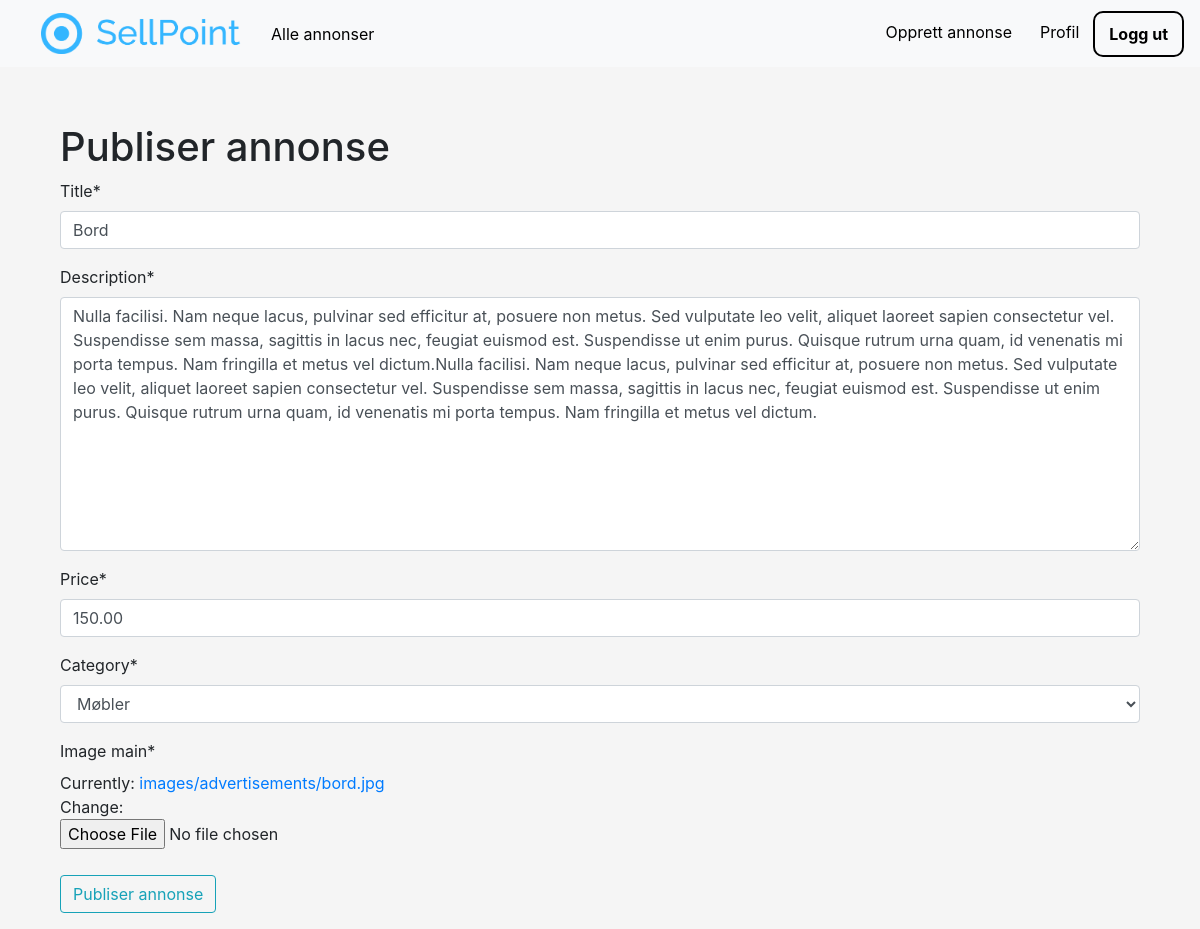
The page /advertisements/ad/9/update (signed in) on the database its author committed.
### advertisements/models.py (models this page shows, shortened)
class Advertisement(models.Model):
    title = models.CharField(max_length=32)
    description = models.TextField()
    price = models.DecimalField(max_digits=10, decimal_places=2, default=0.00)
    image_main = models.ImageField(upload_to='images/advertisements')
    latitude = models.DecimalField(max_digits=9, decimal_places=6, default=63.446827)
    longitude = models.DecimalField(max_digits=9, decimal_places=6, default=10.421906)
    published = models.DateTimeField(default=timezone.now)
    author = models.ForeignKey(User, on_delete=models.CASCADE)
    category = models.ForeignKey(Category, default=1, on_delete=models.DO_NOTHING, related_name='advertisement')

### advertisements/views.py (the view, shortened to what this page needs)
# urls.py: path('ad/<int:pk>/update', AdvertisementUpdateView.as_view(), name='ad-update'),
class AdvertisementUpdateView(
    LoginRequiredMixin,
    UserPassesTestMixin,
    UpdateView):
    model = Advertisement
    fields = ['title', 'description', 'price', 'category', 'image_main']
    def test_func(self):
        advertisement = self.get_object()
        if self.request.user == advertisement.author:
            return True
        else:
            return False

### advertisements/models.py (called while the page is built)
    def __str__(self):
        return self.name

### advertisements/templates/advertisements/advertisement_form.html (shortened to what this page needs)
{% extends "pages/base.html" %}
{% load crispy_forms_tags %}
{% block content %}
<div class = "container">
    <div class = "advertisement-detail">
        <form method="POST" enctype="multipart/form-data">
            <h1> Publiser annonse </h1>
            {{ form|crispy }}
            <button class="btn btn-outline-info" style="margin-top:10px">
                Publiser annonse
            </button>
        </form>
    </div>
</div>
{% endblock content %}

### pages/static/pages/main.css (style rules this page uses)
body { margin: 0px; background-color: #f5f5f5; }
.container { display: grid; grid-template-columns: 1fr; }

### rows shown on the page
Advertisement: title "Bord", description "Nulla facilisi. Nam neque lacus, pulvinar sed efficitur at, posuere non metus. Sed vulputate leo velit, aliquet laoreet sapien consectetur vel. Suspendisse sem massa, sagittis in lacus nec, feugiat euismod est. Suspendisse ut enim purus. Quisque rutrum urna quam, id venenatis mi porta tempus. Nam fringilla et metus vel dictum.Nulla facilisi. Nam neque lacus, pulvinar sed efficitur at, posuere non metus. Sed vulputate leo velit, aliquet laoreet sapien consectetur vel. Suspendisse sem massa, sagittis in lacus nec, feugiat euismod est. Suspendisse ut enim purus. Quisque rutrum urna quam, id venenatis mi porta tempus. Nam fringilla et metus vel dictum.", price "150.00", category "Møbler"
